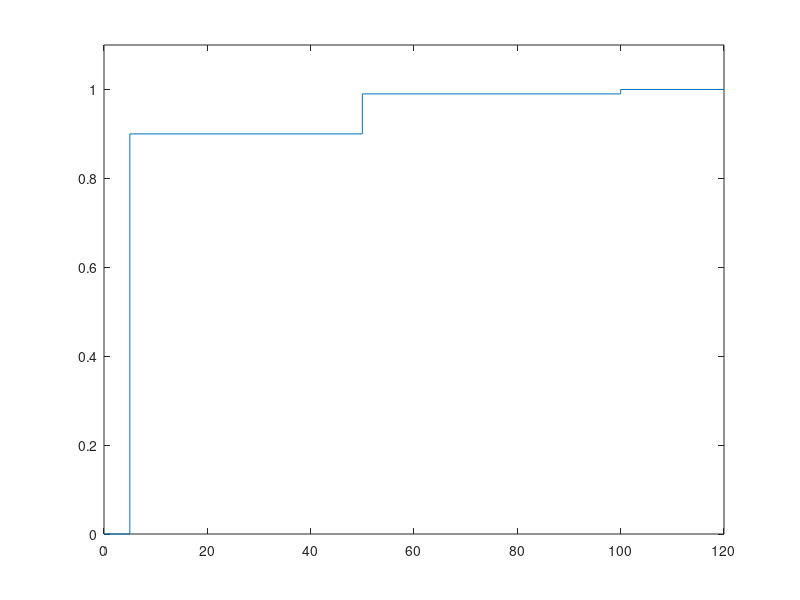

Here is the MATLAB script that generated this plot:

%% c)
notas_5 = 90;
notas_50 = 9;
notas_100 = 1;

total = notas_5 + notas_50 + notas_100;

p5 = notas_5 / total;
p50 = notas_50 / total;
p100 = notas_100 / total;

notas = [0 5 50 100 120];
accum_probs = cumsum([0 p5 p50 p100 0]);

stairs(notas, accum_probs);
ylim([0 1.1])